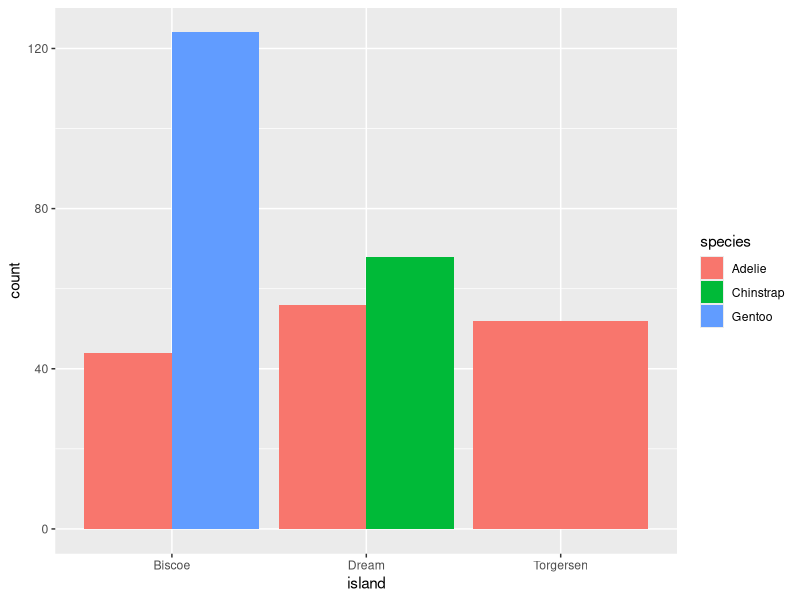
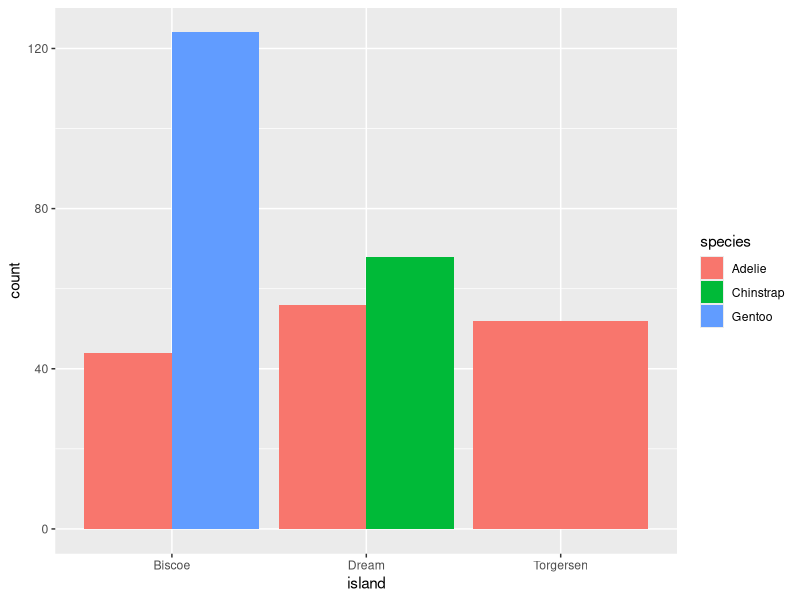

The R script that drew these images, in order:

            library(ggplot2)
            library(palmerpenguins)
            built_answer <- tryCatch(
                {
                    set.seed(42)
                    ggplot(penguins, aes(x = island, fill = species)) + geom_bar(position = "dodge")
                    suppressWarnings(
                        if (!file.exists("/sandbox/figures/species_island_bar_dodged_answer.png")) {
                            ggsave(
                                width = 3,
                                height = 3,
                                "/sandbox/figures/species_island_bar_dodged_answer.png"
                            )
                        }
                    )
                    suppressWarnings(
                        ggplot_build(last_plot())
                    )
                },
                error = function(e) {
                    'ERROR'
                }
            )
            built_submission <- tryCatch(
                {
                    set.seed(42)
                    ggplot(penguins, aes(x = island, fill = species)) +
  geom_bar(position = "dodge")
                    suppressWarnings(
                        ggsave(
                            width = 3,
                            height = 3,
                            "figures/species_island_bar_dodged_submission_gemini.png"
                        )
                    )
                    suppressWarnings(
                        ggplot_build(last_plot())
                    )
                },
                error = function(e) {
                    'ERROR'
                }
            )
            cat(isTRUE(all.equal(built_answer, built_submission)))
        
